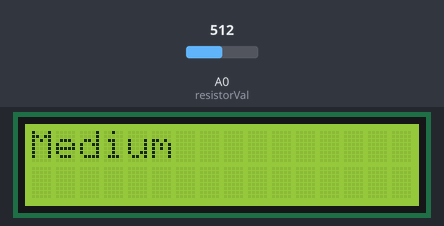
Bench run of a sketch on a simulated Arduino Uno, built with avr-gcc and run on an emulated ATmega328P. Shown: 16×2 character LCD. Inputs (shaded band) come from the test bench; at power-on: A0 (resistorVal) = 512.

Above: at 1.2 s.
1.3 s: A0 (resistorVal) set to 490
At 2.5 s:
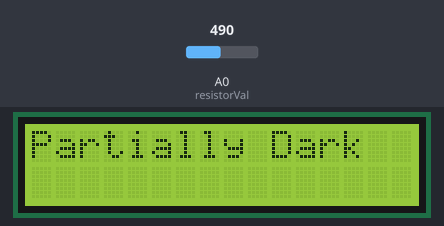
2.8 s: A0 (resistorVal) set to 360
At 3.6 s:
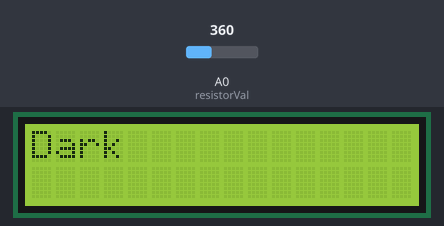
4.3 s: A0 (resistorVal) set to 710
At 4.8 s:
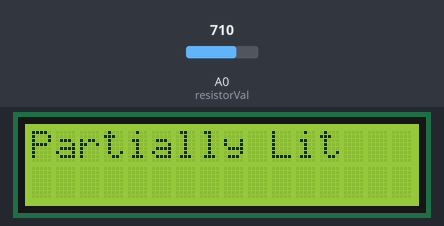
5.8 s: A0 (resistorVal) set to 841
At 7.0 s:
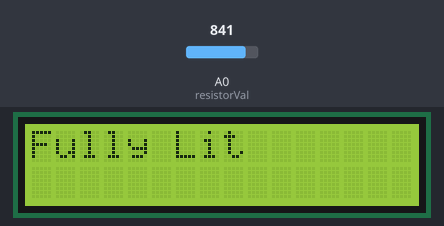
7.3 s: A0 (resistorVal) set to 821
At 8.3 s:
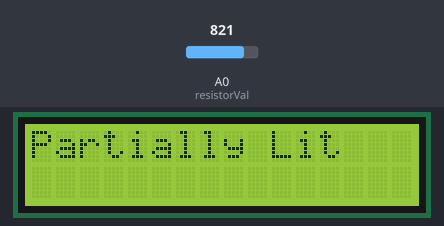
8.8 s: A0 (resistorVal) set to 900
At 9.4 s:
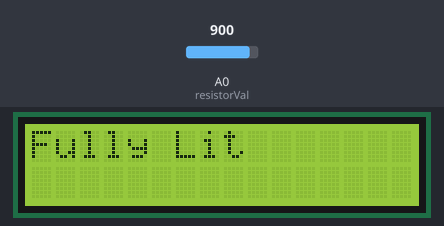
Timing chart, 0 to 11.3 s (numbered marks = the images above; inputs shaded):
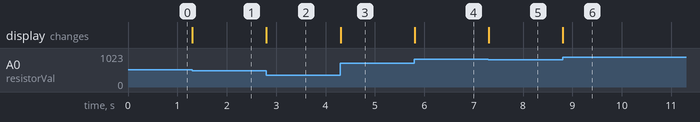

The sketch:

rgenov2Lab4.ino
```cpp
// Raphael Genova - 667495961
// Lab 4 - More complicated input
// Description - using the LCD screen to display relevent information about a light sensitive photo resistor
// Assumption - it will act like a "proximity" sensor
// References - looked up on the Internet and came across the Ardunio discussion boards about it,
//              Arduino Reference sheet on

// include the library code:
#include <LiquidCrystal.h>

// initialize the library with the numbers of the interface pins
LiquidCrystal lcd(12, 11, 5, 4, 3, 2); //from the LiquidCrystalScroll arduino sample code


//Constants
const int resistorVal = A0; // photoresistor at pin A0

//Variables
int value;          // Store value from photoresistor (0-1023)
String printOut; //prints out value that should be in the LCD screen
String oldPrint; //keeps old printOut so that it only prints out once on the LCD screen

void setup() {
  lcd.begin(16, 2); //just get things set up
  lcd.setCursor(0,0); //sets it up for the first row to be written
}

void loop() {
    value = analogRead(resistorVal); //for reading the photoresistor value

    if(value <= 370) //for if the photoresistor is reading it's dark
    {
      printOut = "Dark";
    }
    else if(value > 370 && value <= 500)//for if the photoresistor is reading it's partially dark
    {
      printOut = "Partially Dark";
    }
    else if(value > 500 && value <= 700)//for if the photoresistor is reading it's half-dark and half-lit
    {
      printOut = "Medium";
    }
    else if(value > 700 && value <= 831)//for if the photoresistor is reading it's partially lit
    {
      printOut = "Partially Lit";
    }
    else //for if the photoresistor is reading it's fully lit
    {
      printOut = "Fully Lit";
    }

    //to check if the new printOut is different than the oldPrint
    if(printOut != oldPrint)
    {
      lcd.clear(); //clears the LCD display
      lcd.print(printOut); //prints out printOut on LCD display
    }

    oldPrint = printOut;//"saves" old printOut so that it doesn't continuously print printOut on the LCD display
}
```

Measured:
- after the input at 1.3 s, the display: changes at once (image 1)
- after the input at 2.8 s, the display: changes at once (image 2)
- after the input at 4.3 s, the display: changes at once (image 3)
- after the input at 5.8 s, the display: changes at once (image 4)
- after the input at 7.3 s, the display: changes at once (image 5)
- after the input at 8.8 s, the display: changes at once (image 6)
